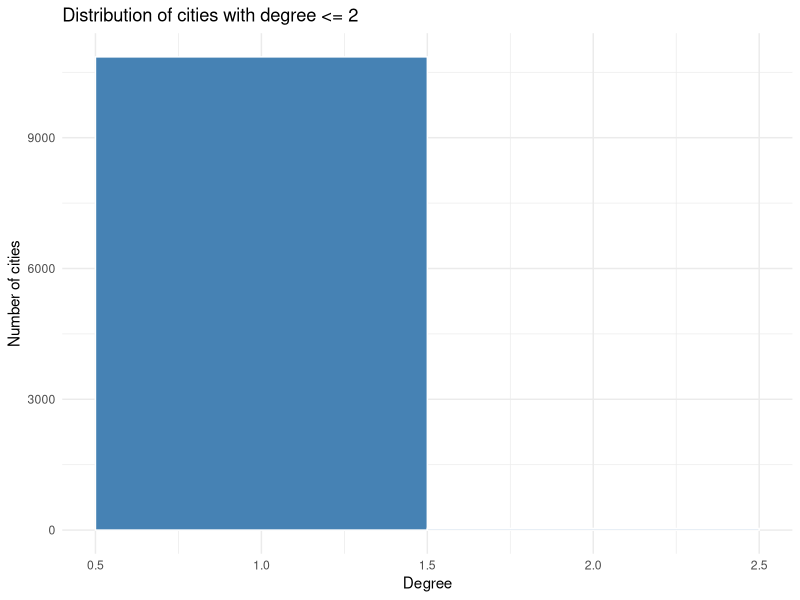

Here is the R script that generated this plot: (Note: this script raises an error after producing the figure.)
suppressPackageStartupMessages({
  library(tidyverse)
  library(officer)
  library(flextable)
})

# Load nodes
nodes <- readr::read_csv('output/nodes.csv', show_col_types = FALSE)
smaller <- nodes %>% filter(degree <= 2)

# Create freqpoly for 'smaller'
p <- ggplot(smaller, aes(x = degree)) +
  geom_histogram(binwidth = 1, fill = 'steelblue', color = 'white') +
  labs(x = 'Degree', y = 'Number of cities', title = 'Distribution of cities with degree <= 2') +
  theme_minimal()

if(!dir.exists('output')) dir.create('output')

ggsave('output/fewer_twinned.png', p, width = 8, height = 4, dpi = 150)

# Build docx
degree_gt2 <- nrow(nodes %>% filter(degree > 2))
doc <- read_docx()

doc <- doc %>%
  body_add_par('Twinned Cities', style = 'heading 1') %>%
  body_add_par(glue::glue('Total cities: {nrow(nodes)}'), style = 'Normal') %>%
  body_add_par(glue::glue('Cities with >2 connections: {degree_gt2}'), style = 'Normal') %>%
  body_add_par('Distribution (degree <=2)', style = 'heading 2') %>%
  body_add_img(src = 'output/fewer_twinned.png', width = 6, height = 3) %>%
  body_add_par('Top 20 cities by degree', style = 'heading 2') %>%
  body_add_img(src = 'output/top20_degree.png', width = 6, height = 4)

print(doc, target = 'output/assignment_practice.docx')
message('Wrote output/assignment_practice.docx and fewer_twinned.png')
